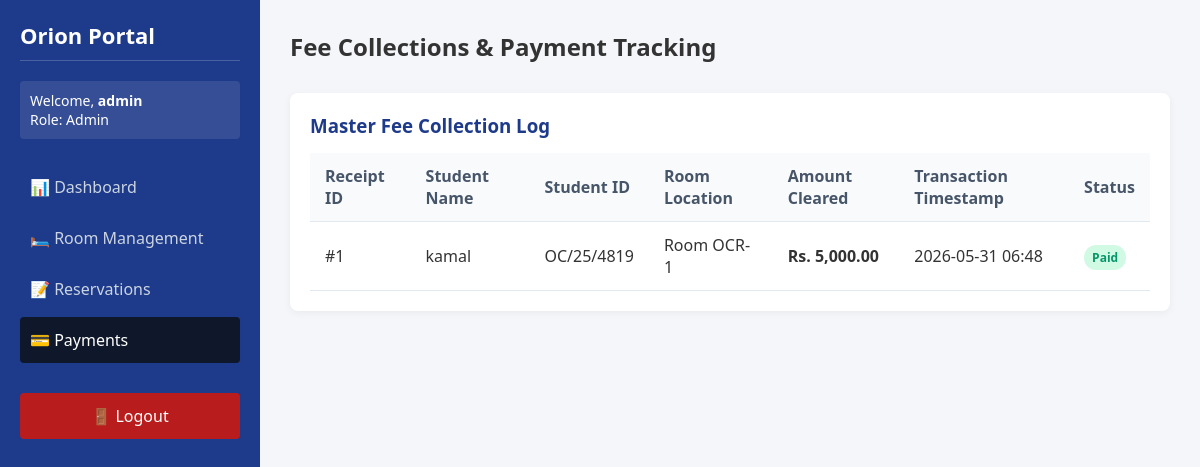
The app's page /payments.php (signed in) with its own data.
### tables this page shows
CREATE TABLE `payments` (
  `id` int(11) NOT NULL,
  `reservation_id` int(11) NOT NULL,
  `amount` decimal(10,2) NOT NULL,
  `payment_date` timestamp NOT NULL DEFAULT current_timestamp(),
  `payment_status` varchar(20) DEFAULT 'Paid'
);

CREATE TABLE `reservations` (
  `id` int(11) NOT NULL,
  `student_name` varchar(100) NOT NULL,
  `student_id` varchar(50) NOT NULL,
  `room_id` int(11) NOT NULL,
  `reservation_date` timestamp NOT NULL DEFAULT current_timestamp(),
  `check_in` date NOT NULL,
  `check_out` date NOT NULL,
  `status` varchar(20) DEFAULT 'Pending'
);

CREATE TABLE `rooms` (
  `id` int(11) NOT NULL,
  `room_number` varchar(20) NOT NULL,
  `room_type` varchar(50) NOT NULL,
  `capacity` int(11) NOT NULL,
  `price` decimal(10,2) NOT NULL,
  `status` varchar(20) DEFAULT 'Available',
  `image` varchar(255) DEFAULT NULL
);

### payments.php (the view, shortened to what this page needs)
<?php
require_once 'db_connect.php';
$user_role = $_SESSION['role'];
$username = $_SESSION['username'];
if ($user_role === 'Admin') {
    $pay_query = "SELECT p.*, r.student_name, r.student_id, rm.room_number
                  FROM payments p
                  JOIN reservations r ON p.reservation_id = r.id
                  JOIN rooms rm ON r.room_id = rm.id
                  ORDER BY p.id DESC";
}
$pay_result = $conn->query($pay_query);
?>
<!DOCTYPE html>
<html lang="en">
<head>
    <link rel="stylesheet" href="style.css">
</head>
<body>
    <div class="dashboard-wrapper">
        <aside class="sidebar">
            <h3>Orion Portal</h3>
            <div class="user-info">
                <p>Welcome, <strong><?php echo htmlspecialchars($username); ?></strong></p>
                <span>Role: <?php echo htmlspecialchars($user_role); ?></span>
            </div>
            <nav class="nav-menu">
                <a href="dashboard.php">📊 Dashboard</a>
                <?php if ($user_role === 'Admin'): ?>
                    <a href="rooms.php">🛏️ Room Management</a>
                <?php endif; ?>
                <a href="reservations.php">📝 Reservations</a>
                <a href="payments.php" class="active">💳 Payments</a>
                <a href="logout.php" class="logout-btn">🚪 Logout</a>
            </nav>
        </aside>
        <main class="main-content">
            <header class="content-header">
                <h2>Fee Collections & Payment Tracking</h2>
            </header>
            <section class="table-section">
                <h3><?php echo ($user_role === 'Admin') ? "Master Fee Collection Log" : "Your Personal Payment Receipts"; ?></h3>
                <table class="data-table">
                    <thead>
                        <tr>
                            <th>Receipt ID</th>
                            <th>Student Name</th>
                            <th>Student ID</th>
                            <th>Room Location</th>
                            <th>Amount Cleared</th>
                            <th>Transaction Timestamp</th>
                            <th>Status</th>
                        </tr>
                    </thead>
                    <tbody>
                        <?php if ($pay_result->num_rows > 0): ?>
                            <?php while($row = $pay_result->fetch_assoc()): ?>
                                <tr>
                                    <td>#<?php echo $row['id']; ?></td>
                                    <td><?php echo htmlspecialchars($row['student_name']); ?></td>
                                    <td><?php echo htmlspecialchars($row['student_id']); ?></td>
                                    <td>Room <?php echo htmlspecialchars($row['room_number']); ?></td>
                                    <td><strong>Rs. <?php echo number_format($row['amount'], 2); ?></strong></td>
                                    <td><?php echo date('Y-m-d H:i', strtotime($row['payment_date'])); ?></td>
                                    <td>
                                        <span class="status-badge status-approved">
                                            <?php echo htmlspecialchars($row['payment_status']); ?>
                                        </span>
                                    </td>
                                </tr>
                            <?php endwhile; ?>
                        <?php else: ?>
                            <tr>
                                <td colspan="7" style="text-align: center;">No payment logs tracked in the database yet.</td>
                            </tr>
                        <?php endif; ?>
                    </tbody>
                </table>
            </section>
        </main>
    </div>
</body>
</html>

### style.css (style rules this page uses)
* { box-sizing: border-box; margin: 0; padding: 0; font-family: 'Segoe UI', Tahoma, Geneva, Verdana, sans-serif; }
body { background: #f4f6f9; color: #333; }
.dashboard-wrapper { display: flex; min-height: 100vh; }
.sidebar { width: 260px; background: #1e3a8a; color: white; padding: 20px; }
.sidebar h3 { font-size: 22px; margin-bottom: 20px; border-bottom: 1px solid rgba(255,255,255,0.2); padding-bottom: 10px; }
.user-info { margin-bottom: 25px; font-size: 14px; background: rgba(255,255,255,0.1); padding: 10px; border-radius: 4px; }
.nav-menu a { display: block; color: #cbd5e1; text-decoration: none; padding: 12px 10px; margin-bottom: 5px; border-radius: 4px; transition: 0.3s; }
.nav-menu a:hover, .nav-menu a.active { background: #0f172a; color: white; }
.nav-menu a.logout-btn { background: #b91c1c; margin-top: 30px; text-align: center; color: white; }
.main-content { flex: 1; padding: 30px; }
.content-header { margin-bottom: 30px; }
.table-section { background: white; padding: 20px; border-radius: 8px; box-shadow: 0 2px 8px rgba(0,0,0,0.05); }
.table-section h3 { margin-bottom: 15px; color: #1e3a8a; }
.data-table { width: 100%; border-collapse: collapse; text-align: left; }
.data-table th, .data-table td { padding: 12px 15px; border-bottom: 1px solid #e2e8f0; }
.data-table th { background: #f8fafc; color: #475569; }
.status-badge { padding: 4px 8px; border-radius: 12px; font-size: 12px; font-weight: bold; }
.status-approved { background: #d1fae5; color: #059669; }

### records on screen
payments: id "1", reservation.student_name "kamal", reservation.student_id "OC/25/4819", rooms.room_number "OCR-1", amount "5,000.00", payment_date "2026-05-31 06:48", payment_status "Paid"

### other values on screen
$username "admin"
$user_role "Admin"
